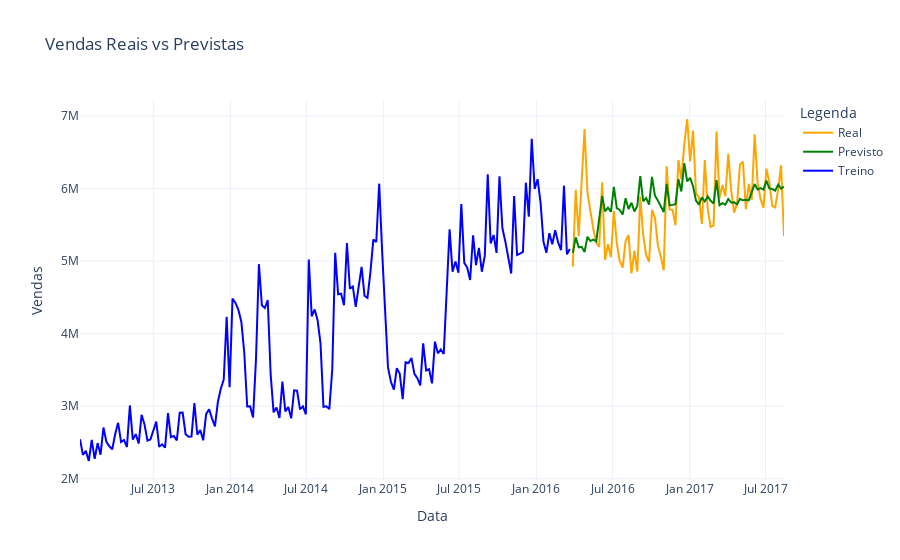

Notebook code cell kept with this figure:
### Code cell
# Dividir os dados
train_size = int(len(favorita_agrupado) * 0.7)
train, test = favorita_agrupado[:train_size], favorita_agrupado[train_size:]

# Criar e treinar o modelo AUTOARIMA com parâmetros otimizados
start_train_time = time.time()
auto_model = pm.auto_arima(train, seasonal=True, m=52, stepwise=True, error_action='ignore', suppress_warnings=True)
end_train_time = time.time()
train_time = end_train_time - start_train_time

# Realizar previsões no conjunto de teste
start_forecast_time = time.time()
test_predict = auto_model.predict(n_periods=len(test))
end_forecast_time = time.time()
forecast_time = end_forecast_time - start_forecast_time

# Garantir que os índices estão corretos
test_index = favorita_agrupado.index[-len(test):]
train_index = favorita_agrupado.index[:len(train)]

print(f"Tempo de treino: {train_time} segundos")
print(f"Tempo de previsão: {forecast_time} segundos")

# Plotando os dados originais
fig = go.Figure()

# Add traces for real and predicted sales
fig.add_trace(go.Scatter(x=test_index, y=test.values.ravel(), mode='lines', name='Real', line=dict(color='orange')))
fig.add_trace(go.Scatter(x=test_index, y=test_predict.ravel(), mode='lines', name='Previsto', line=dict(color='green')))
fig.add_trace(go.Scatter(x=train_index, y=train.values.ravel(), mode='lines', name='Treino', line=dict(color='blue')))

# Add titles and labels
fig.update_layout(
    title='Vendas Reais vs Previstas',
    xaxis_title='Data',
    yaxis_title='Vendas',
    legend_title='Legenda',
    template='plotly_white'
)

# Show the figure
fig.show()
